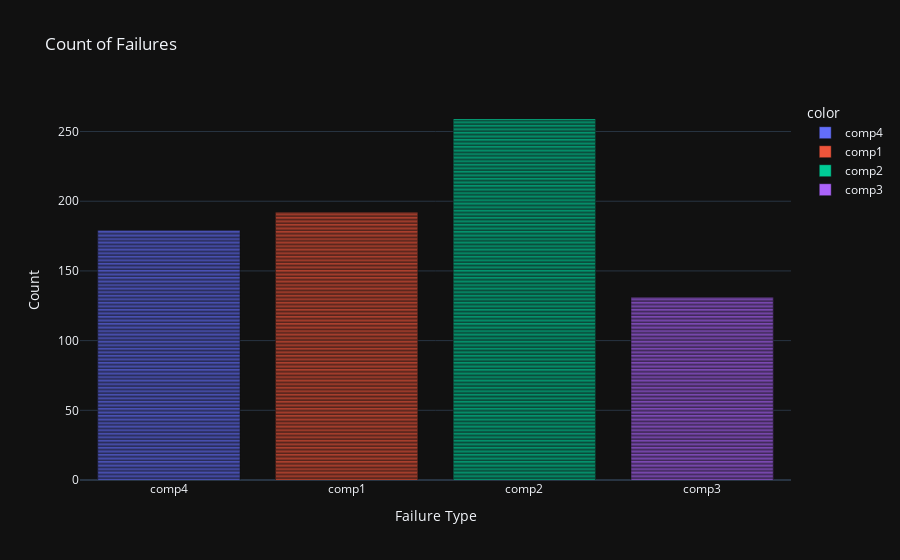

The cell this chart's notebook holds for it:
### Code cell
fig = px.bar(x=failures['failure'].values, title='Count of Failures', template='plotly_dark', color=failures['failure'].values)
fig.update_layout(xaxis_title='Failure Type', yaxis_title='Count')
fig.show()

### Figure 1 — Plotly figure (JSON) as saved in the notebook; plotly's stock layout.template omitted (floating-point values rounded to 4 significant figures; data arrays with more than 128 entries replaced by an {"elided": "..."} marker saying what was removed)
{"data": [{"alignmentgroup": "True", "hovertemplate": "color=comp4<br>x=%{x}<br>count=%{y}<extra></extra>", "legendgroup": "comp4", "marker": {"color": "#636efa", "pattern": {"shape": ""}}, "name": "comp4", "offsetgroup": "comp4", "orientation": "v", "showlegend": true, "textposition": "auto", "type": "bar", "x": {"elided": "179 str values"}, "xaxis": "x", "y": {"elided": "179 int values"}, "yaxis": "y"}, {"alignmentgroup": "True", "hovertemplate": "color=comp1<br>x=%{x}<br>count=%{y}<extra></extra>", "legendgroup": "comp1", "marker": {"color": "#EF553B", "pattern": {"shape": ""}}, "name": "comp1", "offsetgroup": "comp1", "orientation": "v", "showlegend": true, "textposition": "auto", "type": "bar", "x": {"elided": "192 str values"}, "xaxis": "x", "y": {"elided": "192 int values"}, "yaxis": "y"}, {"alignmentgroup": "True", "hovertemplate": "color=comp2<br>x=%{x}<br>count=%{y}<extra></extra>", "legendgroup": "comp2", "marker": {"color": "#00cc96", "pattern": {"shape": ""}}, "name": "comp2", "offsetgroup": "comp2", "orientation": "v", "showlegend": true, "textposition": "auto", "type": "bar", "x": {"elided": "259 str values"}, "xaxis": "x", "y": {"elided": "259 int values"}, "yaxis": "y"}, {"alignmentgroup": "True", "hovertemplate": "color=comp3<br>x=%{x}<br>count=%{y}<extra></extra>", "legendgroup": "comp3", "marker": {"color": "#ab63fa", "pattern": {"shape": ""}}, "name": "comp3", "offsetgroup": "comp3", "orientation": "v", "showlegend": true, "textposition": "auto", "type": "bar", "x": {"elided": "131 str values"}, "xaxis": "x", "y": {"elided": "131 int values"}, "yaxis": "y"}], "layout": {"barmode": "relative", "legend": {"title": {"text": "color"}, "tracegroupgap": 0}, "title": {"text": "Count of Failures"}, "xaxis": {"anchor": "y", "domain": [0, 1], "title": {"text": "Failure Type"}}, "yaxis": {"anchor": "x", "domain": [0, 1], "title": {"text": "Count"}}}}
